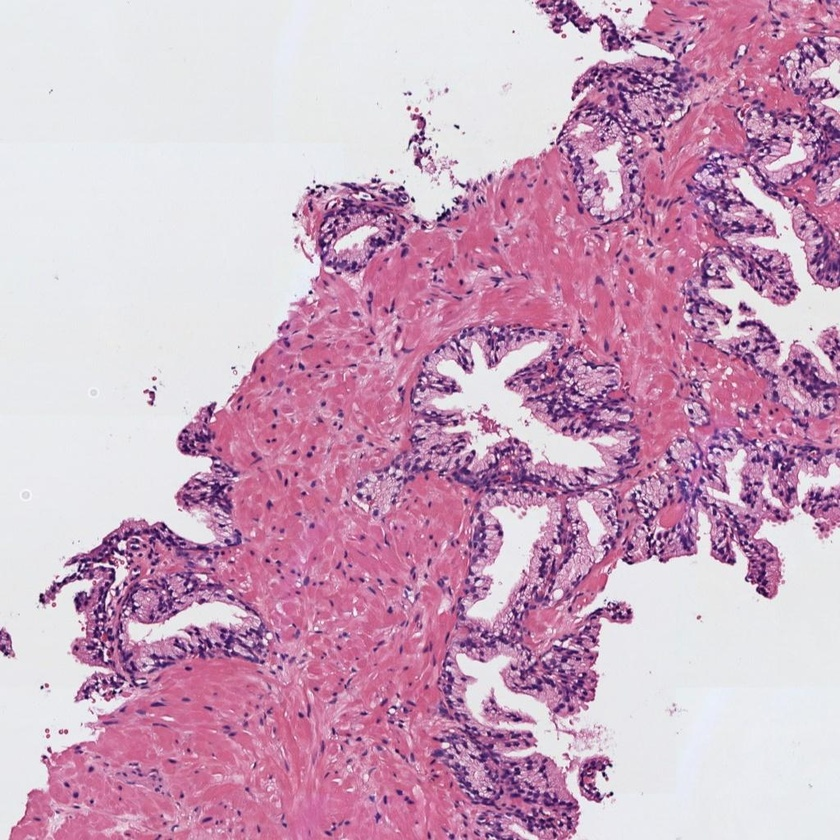
#> input picture activities/Computer Vision/histo_1.jpg, 840 x 840 px, shrunk from 1024 x 1024 before the run
$ jupyter execute --allow-errors '03 - Actividad_Computer_Vision_C1.ipynb'
#> lines starting #> are read from the running program, lines starting #| are printed output that depends on the picture; after the words box and inside, x2 and y2 are one past the last pixel; in counts of white or black regions, pixels touching at a corner belong together
## Convocatoria 1 - Proyecto 1

#### 0) Cargar una de las imágenes histológicas

[cell 1]
# Utilizar la librería skimage.io para leer la imagen 'histo_x.jpg' en formato RGB.
# Normalizar la imagen para que los píxeles se encuentren en el rango [0, 1]
# Visualizar la imagen

[cell 2]
from skimage import io
import cv2
import matplotlib.pyplot as plt
import numpy as np

print(cv2.__version__)

[cell 3]
#img_file = './histo_2.jpg'
img_file = './histo_1.jpg'
img = io.imread(img_file)
#> img is the input picture: shape (840, 840, 3); mean R, G, B 205, 166.3, 191.6

img_norm = img.copy().astype('uint8')/255

plt.title(f"Original Image from file {img_file}")
plt.imshow(img_norm)
plt.show()

print(f"Original Image type: {img.dtype}")
#| Original Image type: uint8
print(f"Original Image pixel max value: {img.max()}")
#| Original Image pixel max value: 255
print()
print(f"Normalized Image type: {img_norm.dtype}")
#| Normalized Image type: float64
print(f"Normalized Image pixel max value {img_norm.max()}")
#| Normalized Image pixel max value 1.0

#### 1) Realizar una transformación de color para convertir la imagen al espacio de color CMYK

[cell 4]
# Extraer la componente magenta de la imagen (que corresponde a la región tisular)
# Visualizar la imagen del canal magenta

[cell 5]
with np.errstate(invalid='ignore', divide='ignore'):

    R = img_norm[:,:,0]
    G = img_norm[:,:,1]
    B = img_norm[:,:,2]

    K = 1 - np.max(img_norm, axis=2)
    # Extrae los canales de acuerdo con la ecuación del power point
    C = (1-R-K)/(1-K)
    M = (1-G-K)/(1-K)
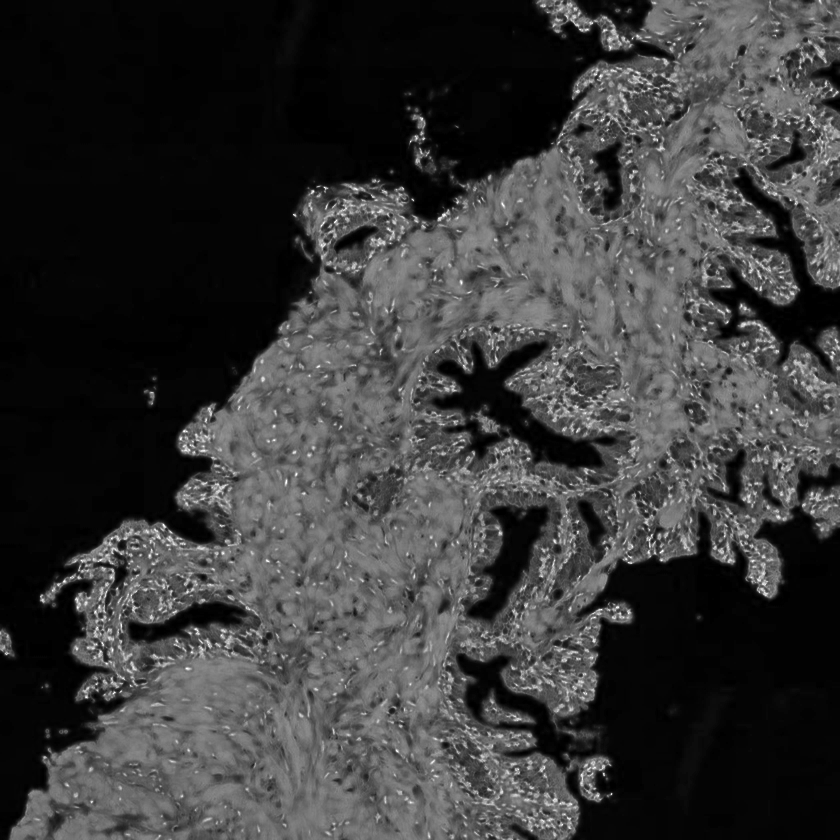
#> M: shape (840, 840) float64; min 0, max 1, mean 0.229
    Y = (1-B-K)/(1-K)
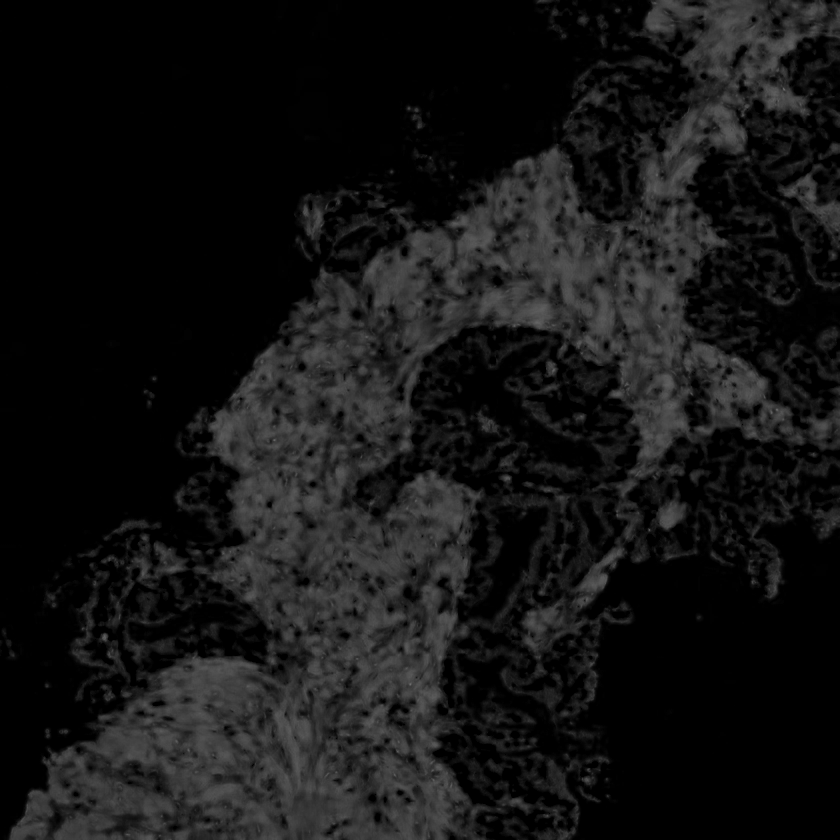
#> Y: shape (840, 840) float64; min 0, max 0.433, mean 0.08

CMYK = (np.dstack((C,M,Y,K))*255).astype('uint8')
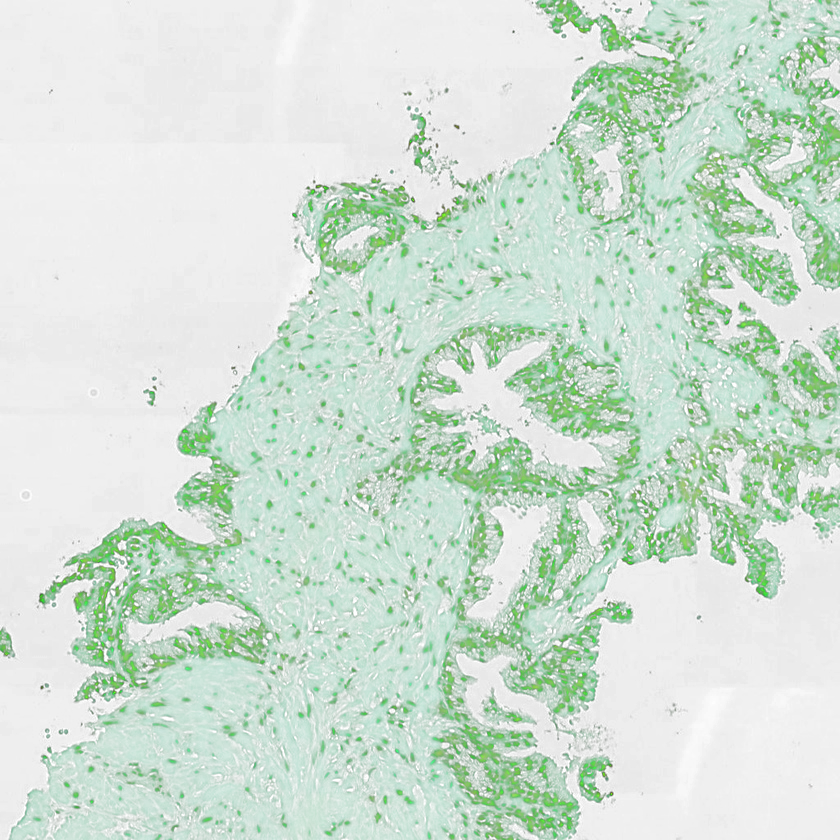
#> CMYK: shape (840, 840, 4); mean R, G, B, A 2.9, 57.9, 20.2, 47.4; transparent parts drawn white
C,M,Y,K = cv2.split(CMYK)

plt.imshow(M.astype('uint8'), cmap='gray')
plt.title('Canal Magenta')
plt.show()

#### 2) Umbralizar la imagen para separar los píxeles del fondo de la región tisular

[cell 6]
# Aplicar un filtro gaussiano de tamaño 5x5 y después utilizar el método de Otsu de manera que
# los píxeles correspondientes al lumen y al background de la imagen sean 1s y el resto de los píxeles tengan un valor de 0.
# Nota: Recordar que el método de Otsu requiere como input una imagen en el rango [0-255] en formato "uint8".
# Visualizar la máscara resultante

[cell 7]
# convertimos el formato a float32 para que sea compatible con cv2
#img_norm_float32 = np.float32(img_norm)

# Convertimos la imagen RGB leida con skimage a formato BGR para poder utilizar la librería cv2
#img_norm_bgr = cv2.cvtColor(img_norm_float32, cv2.COLOR_RGB2BGR)

# convertimos la imagen a escala de grises
#img_gray = cv2.cvtColor(img_norm_bgr, cv2.COLOR_BGR2GRAY)

[cell 8]
# Filtro Gaussiano de 5x5

print(f"Original Input Image type: {img.dtype}")
#| Original Input Image type: uint8
print(f"Original Input pixel max value: {img.max()}")
#| Original Input pixel max value: 255

img_gaus = cv2.GaussianBlur(img, (5,5), 0) # (5x5) es el tamaño del filtro y 0 es la desviación estándar
plt.title('Image with Gauss Filter')
plt.imshow(img_gaus)
plt.show()


print(f"Gaus Output Image type: {img_gaus.dtype}")
#| Gaus Output Image type: uint8
print(f"Gaus Output Image pixel max value: {img_gaus.max()}")
#| Gaus Output Image pixel max value: 252

[cell 9]
# Filtro Gaussiano de 5x5
#img_gray_gaus = cv2.GaussianBlur(img_gray, (5,5), 0)
#plt.imshow(img_gray_gaus, cmap='gray')
#plt.show()

[cell 10]
# Convert the guassian image to gray

print(f"Gaus Input Image type: {img_gaus.dtype}")
#| Gaus Input Image type: uint8
print(f"Gaus Input Image pixel max value: {img_gaus.max()}")
#| Gaus Input Image pixel max value: 252

img_gaus_gray = cv2.cvtColor(img_gaus, cv2.COLOR_BGR2GRAY)
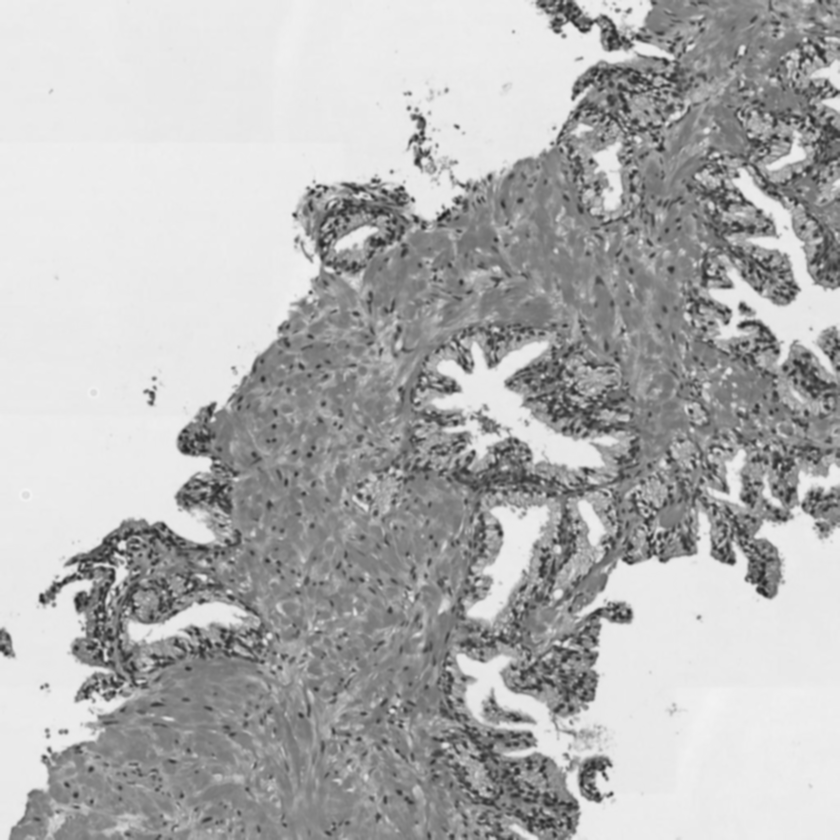
#> img_gaus_gray: shape (840, 840); min 29, max 243, mean 178.2

print(f"Gaus Gray Image type: {img_gaus_gray.dtype}")
#| Gaus Gray Image type: uint8
print(f"Gaus Gray Image pixel max value: {img_gaus_gray.max()}")
#| Gaus Gray Image pixel max value: 243

# Obtain OTSU mask
# 0 is for black, and 1 is for white
# the mask image where pixels are either 0 (black) or 1 (white)
t, img_otsu_mask = cv2.threshold(img_gaus_gray,0,1,cv2.THRESH_OTSU)
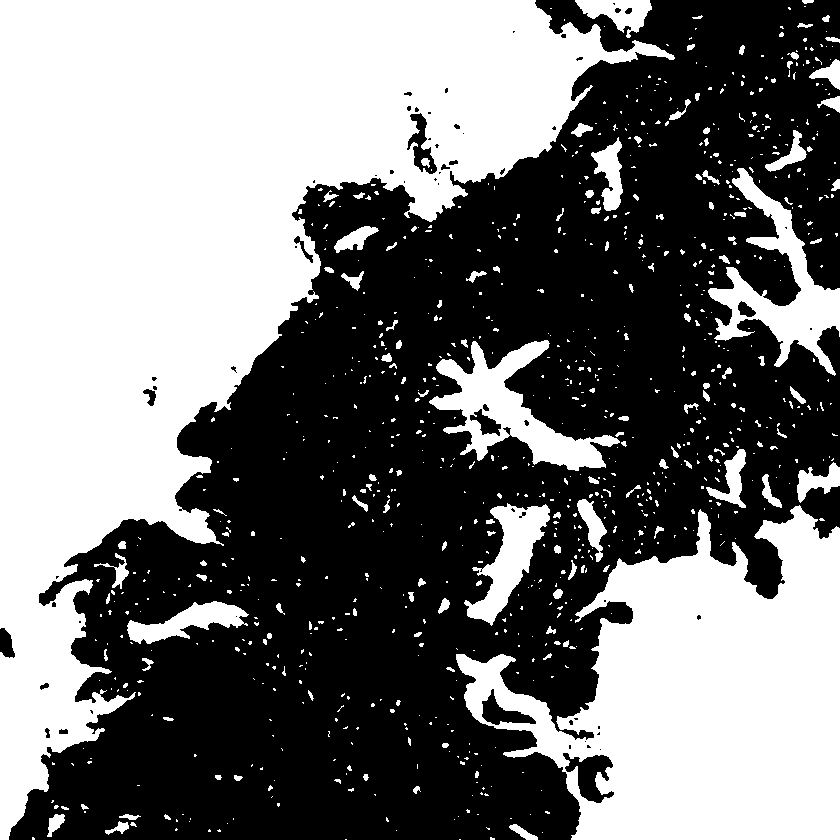
#> img_otsu_mask: shape (840, 840); values 0 (black) and 1 (white), 46.8% white; 909 white regions (755 under 20 px), largest, box (x1, y1, x2, y2) and area: (0, 0, 675, 840) 212881, (456, 505, 840, 840) 76041, (429, 340, 620, 471) 8524
#> t = 181

# Visualizamos para corroborar que se obtiene el mismo resultado
plt.imshow(img_otsu_mask, cmap='gray')
plt.title('Máscara Otsu t=' + str(t))
plt.show()

print(f"Mask Output Image type: {img_otsu_mask.dtype}")
#| Mask Output Image type: uint8
print(f"Mask Output pixel max value: {img_otsu_mask.max()}")
#| Mask Output pixel max value: 1

#> (a cell that did not finish here is left out)

#### 3) Limpiar la imagen eliminando los artefactos de lumen (objetos blancos pequeños que no son lúmenes)

[cell 12]
# Utilizar la librería skimage.morphology.remove_small_objects para eliminar aquellos objetos cuya área sea menor a 300 píxeles
# Más información en https://scikit-image.org/docs/dev/api/skimage.morphology.html#skimage.morphology.remove_small_objects
# Visualizaer la máscara resultante

[cell 13]
# --- Code to remove small objects ---
# The remove_small_objects function works with boolean or labeled images.
# We first convert the mask to boolean and set min_size to 300.
from skimage import morphology

img_otsu_clean = morphology.remove_small_objects(img_otsu_mask.astype(bool), min_size=300)
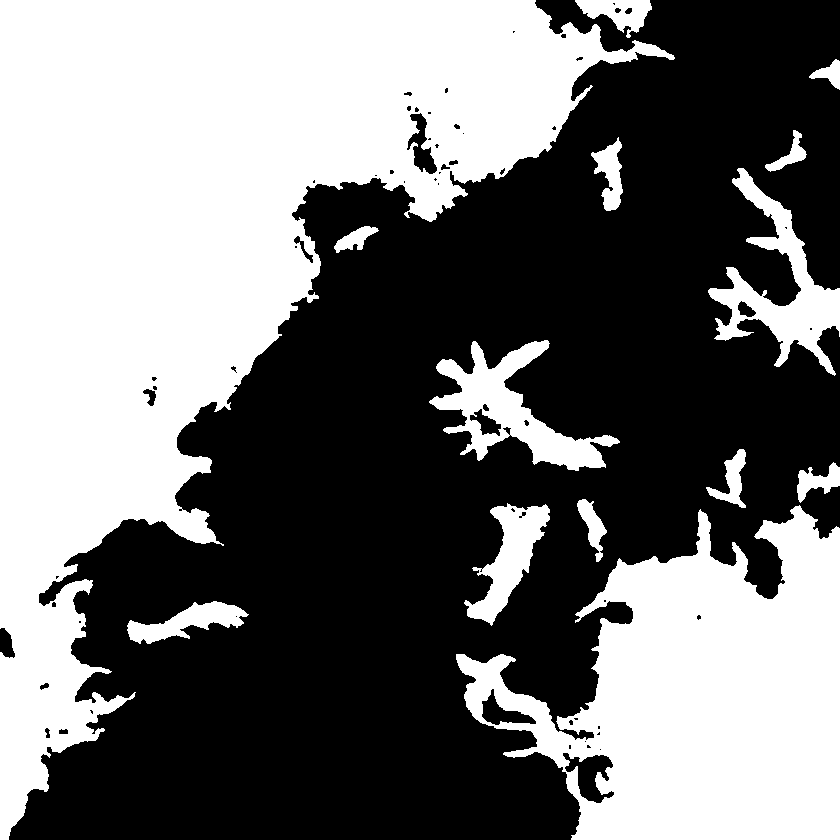
#> img_otsu_clean: shape (840, 840) bool; 45.2% white; 14 white regions, largest, box (x1, y1, x2, y2) and area: (0, 0, 675, 840) 212862, (456, 505, 840, 840) 76041, (429, 340, 620, 471) 8524

print(f"OTSU Mask Input Image type: {img_otsu_mask.dtype}")
#| OTSU Mask Input Image type: uint8
print(f"OTSU Mask Input pixel max value: {img_otsu_mask.max()}")
#| OTSU Mask Input pixel max value: 1

# The result is a boolean array. You can convert it back to uint8 if needed.
img_otsu_clean = img_otsu_clean.astype(np.uint8) * 255

# Visualize the masks to see the result
fig, axes = plt.subplots(1, 2, figsize=(10, 5))
ax = axes.ravel()

ax[0].imshow(img_otsu_mask, cmap='gray')
ax[0].set_title('Máscara Original')

ax[1].imshow(img_otsu_clean, cmap='gray')
ax[1].set_title('Clean Mask')

plt.show()

print(f"OTSU Clean Mask Image type: {img_otsu_clean.dtype}")
#| OTSU Clean Mask Image type: uint8
print(f"OTSU Clean Mask pixel max value: {img_otsu_clean.max()}")
#| OTSU Clean Mask pixel max value: 255

$ run again, with activities/Computer Vision/histo_2.jpg copied over activities/Computer Vision/histo_1.jpg
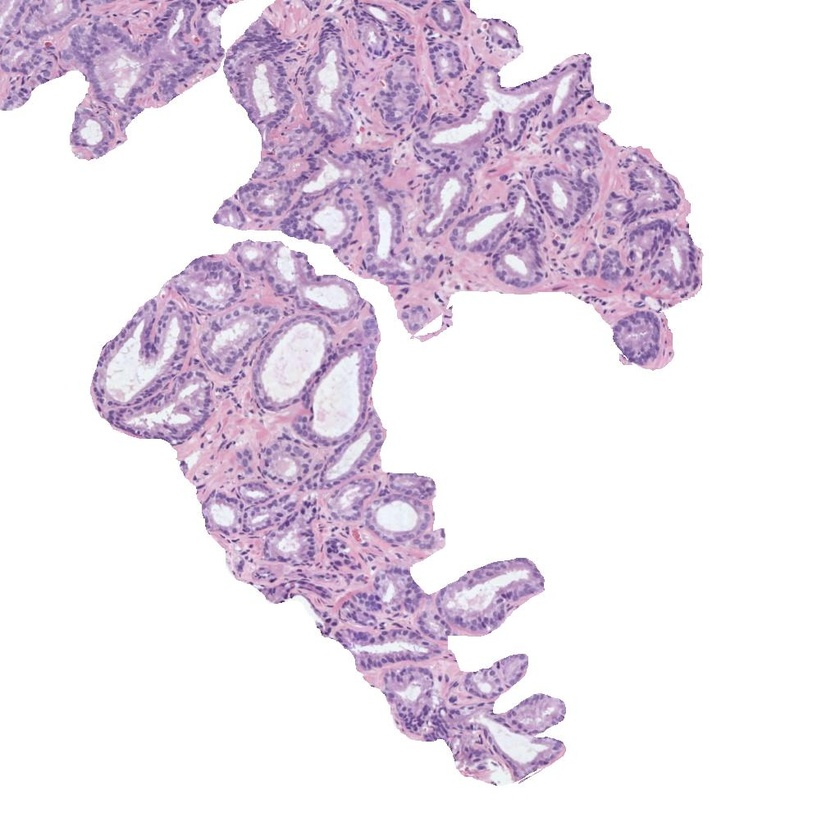
#> input picture activities/Computer Vision/histo_2.jpg, 840 x 840 px, shrunk from 1024 x 1024 before the run
#> img is the input picture: shape (840, 840, 3); mean R, G, B 233.3, 223.2, 234.9
#| Original Image type: uint8
#| Original Image pixel max value: 255
#| Normalized Image type: float64
#| Normalized Image pixel max value 1.0
#| Original Input Image type: uint8
#| Original Input pixel max value: 255
#| Gaus Output Image type: uint8
#| Gaus Output Image pixel max value: 255
#| Gaus Input Image type: uint8
#| Gaus Input Image pixel max value: 255
#| Gaus Gray Image type: uint8
#| Gaus Gray Image pixel max value: 255
#> `t, img_otsu_mask = cv2.threshold(img_gaus_gray,0,1,cv2.THRESH_OTSU)`:
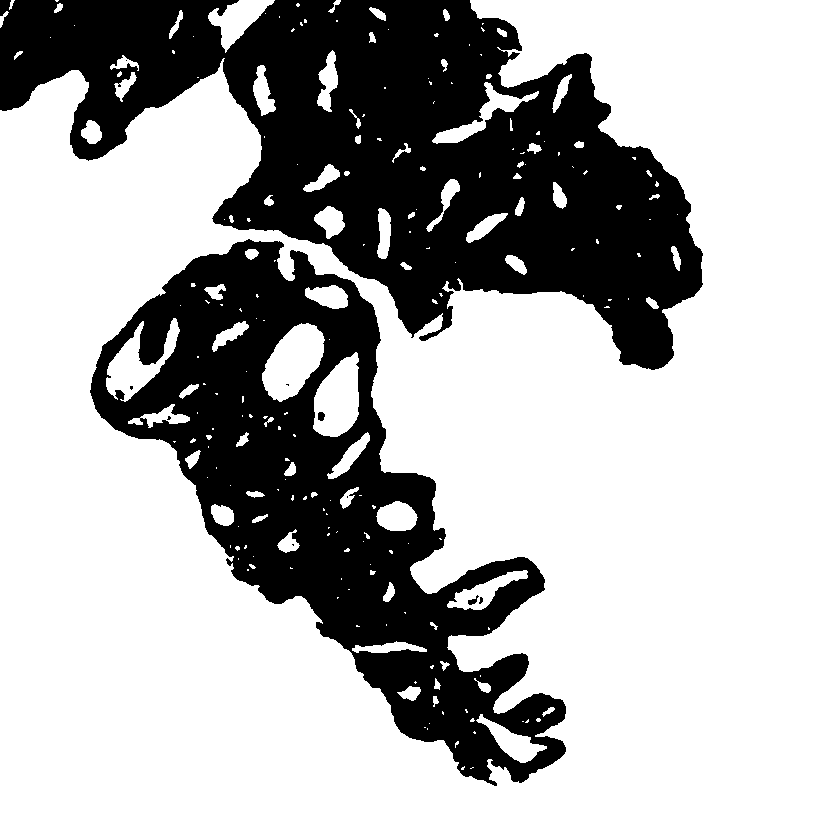
#> img_otsu_mask: shape (840, 840); values 0 (black) and 1 (white), 69.5% white; 11 black regions (7 under 20 px), largest, box (x1, y1, x2, y2) and area: (0, 0, 703, 370) 125633, (90, 239, 566, 786) 89636, (318, 412, 325, 421) 52, (468, 595, 479, 605) 48
#> t = 211
#| Mask Output Image type: uint8
#| Mask Output pixel max value: 1
#> `img_otsu_clean = morphology.remove_small_objects(img_otsu_mask.astype(..`:
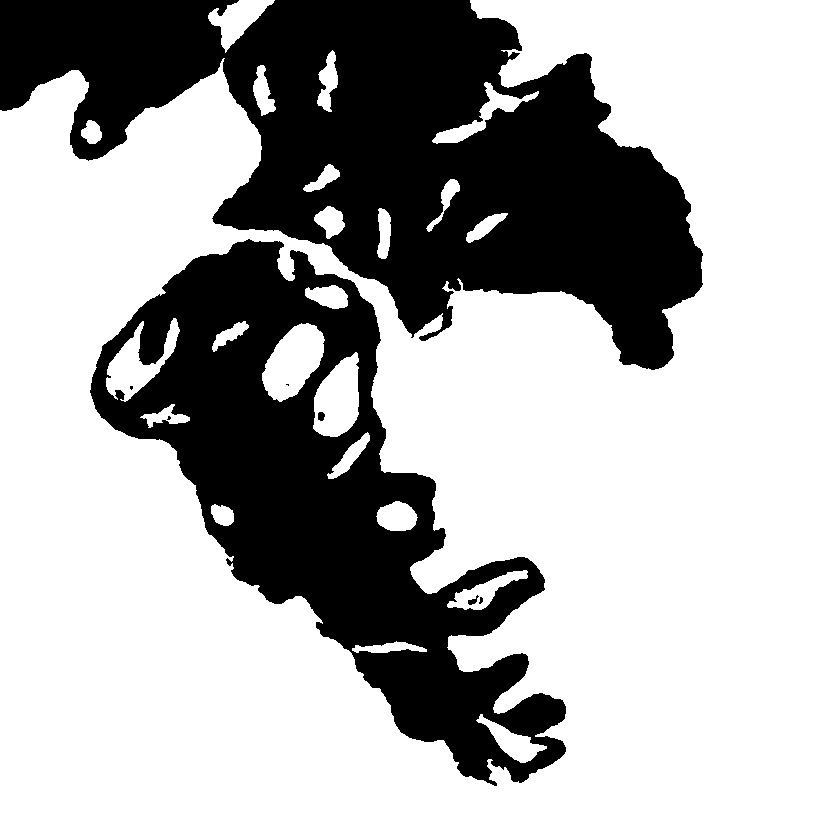
#> img_otsu_clean: shape (840, 840) bool; 68.6% white; 8 black regions (4 under 20 px), largest, box (x1, y1, x2, y2) and area: (0, 0, 703, 370) 129060, (90, 239, 566, 786) 92403, (318, 412, 325, 421) 52, (468, 595, 479, 605) 48
#| OTSU Mask Input Image type: uint8
#| OTSU Mask Input pixel max value: 1
#| OTSU Clean Mask Image type: uint8
#| OTSU Clean Mask pixel max value: 255
